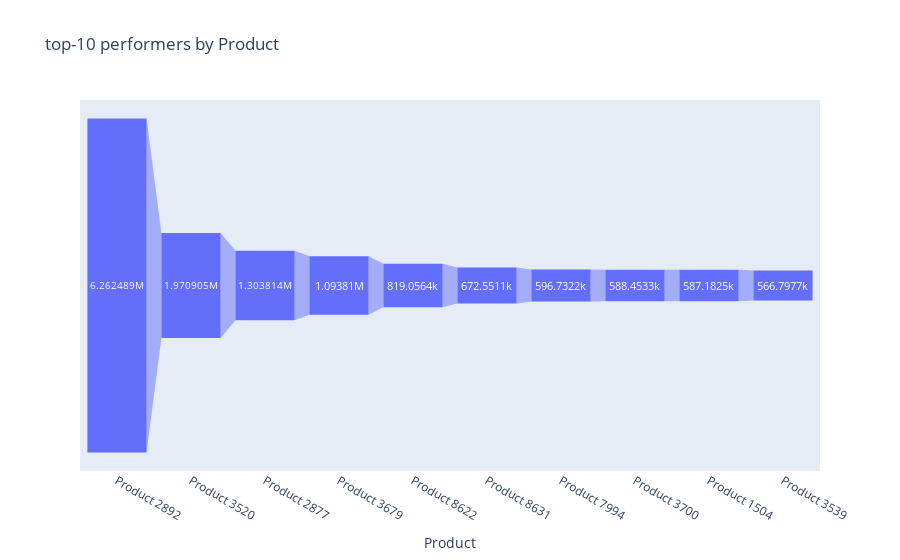

This figure's notebook cell:
### Code cell
px.funnel(x=df6.index, y=df6.values, title= 'top-10 performers by Product', labels={'x':'Product', 'y':'Revenue'})

### Figure 1 — Plotly figure (JSON) as saved in the notebook; plotly's stock layout.template omitted (floating-point values rounded to 4 significant figures)
{"data": [{"hovertemplate": "Product=%{x}<br>Revenue=%{y}<extra></extra>", "legendgroup": "", "marker": {"color": "#636efa"}, "name": "", "orientation": "v", "showlegend": false, "type": "funnel", "x": ["Product 2892", "Product 3520", "Product 2877", "Product 3679", "Product 8622", "Product 8631", "Product 7994", "Product 3700", "Product 1504", "Product 3539"], "xaxis": "x", "y": [6262000.0, 1971000.0, 1304000.0, 1094000.0, 819100.0, 672600.0, 596700.0, 588500.0, 587200.0, 566800.0], "yaxis": "y"}], "layout": {"legend": {"tracegroupgap": 0}, "title": {"text": "top-10 performers by Product"}, "xaxis": {"anchor": "y", "domain": [0, 1], "title": {"text": "Product"}}, "yaxis": {"anchor": "x", "domain": [0, 1], "title": {"text": "Revenue"}}}}
